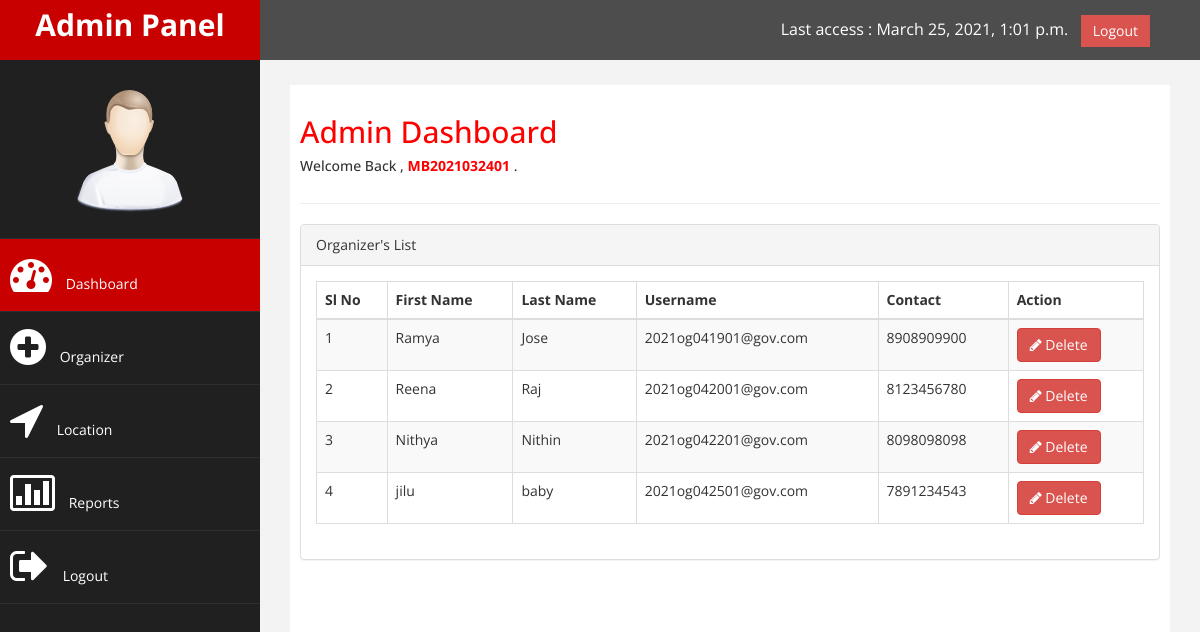
Screenshot of /Admin_Panel/ (signed in) with the database file from the repository.
### Admin/models.py (models this page shows)
class Org_Profile(models.Model):
    Auth_Id = models.TextField(primary_key=True)
    user = models.OneToOneField(User,on_delete=models.CASCADE)
    DOB=models.DateField()
    Gender=models.CharField(max_length=10)
    State=models.CharField(max_length=50,null=True)
    District=models.CharField(max_length=50,null=True)
    Mobile=models.IntegerField()
    image=models.ImageField(default='default.png',upload_to='Organizer/Profile')

### Admin/views.py (the view)
# urls.py: path('',views.AdminHome,name="AdminHome"),
def AdminHome(request):
    if request.method == "POST":
        val = request.POST['keyval']
        basic = Org_Profile.objects.get(Auth_Id=val)
        user = User.objects.get(username=basic.Auth_Id)
        user.delete()
        return redirect('AdminHome')
    else:
        username = request.session['username']
        user = User.objects.get(username=username)
        prof = Org_Profile.objects.all()
        return render(request,'Admin/index.html',{'user':user,'prof':prof})

### Templates/Admin/index.html (shortened to what this page needs)
{% extends "Admin/Base.html" %}
{% load static %}
{% block head %}
				<li class="text-center">
                    <img src="{% static 'Staff/assets/img/find_user.png' %}" class="user-image img-responsive"/>
					</li>
                    <li>
                        <a class="active-menu"  href="{% url 'AdminHome' %}"><i class="fa fa-dashboard fa-3x"></i> Dashboard</a>
                    </li>
                     <li>
                        <a  href="{% url 'Organizer' %}"><i class="fa fa-plus-circle fa-3x"></i> Organizer</a>
                    </li>
                    <li>
                        <a  href="{% url 'Location' %}"><i class="fa fa-location-arrow fa-3x"></i> Location</a>
                    </li>
					<li>
                        <a   href="{% url 'Reports' %}"><i class="fa fa-bar-chart-o fa-3x"></i> Reports</a>
                    </li>
                  <li>
                        <a  href="{% url 'Logout' %}"><i class="fa fa-sign-out fa-3x"></i> Logout</a>
                    </li>
{% endblock  %}
    {% block body %}
        <div id="page-wrapper" >
            <div id="page-inner">
                <div class="row">
                    <div class="col-md-12">
                     <h2>Admin Dashboard</h2>
                        <h5>Welcome Back , <strong> <span style="color: red;">{{user.username}}</span> </strong> . </h5>
                    </div>
                </div>
                  <hr />
                <div class="row" >
                    <div class="col-md-12 col-sm-12 col-xs-12">
                    <div class="panel panel-default">
                        <div class="panel-heading">
                           Organizer's List
                        </div>
                        <div class="panel-body">
                            <div class="table-responsive">
                                <table class="table table-striped table-bordered table-hover">
                                    <thead>
                                        <tr>
                                            <th>Sl No</th>
                                            <th>First Name</th>
                                            <th>Last Name</th>
                                            <th>Username</th>
                                            <th>Contact</th>
                                            <th>Action</th>
                                        </tr>
                                    </thead>
                                    <tbody>
                                        {% for data in prof %}
                                        <tr>
                                            <td>{{forloop.counter}}</td>
                                            <td>{{data.user.first_name}}</td>
                                            <td>{{data.user.last_name}}</td>
                                            <td>{{data.user}}</td>
                                            <td>{{data.Mobile}}</td>
                                            <td>
                                                <form method="POST">
                                                  <button type="submit" onclick="return ConfirmDelete('Are you sure to delete organizer details?');"  class="btn btn-danger" ><i class="fa fa-pencil "></i> Delete</button>
                                                </form>
                                              </td>
                                        </tr>
                                        {% endfor %}
                                    </tbody>
                                </table>
                            </div>
                        </div>
                    </div>
                    </div>
                </div>
    </div>
            </div>
{% endblock  %}

### Templates/Admin/Base.html (shortened to what this page needs)
{% load static %}
<!DOCTYPE html>
<html xmlns="http://www.w3.org/1999/xhtml">
<head>
    <link href="{% static 'Staff/assets/css/bootstrap.css' %}" rel="stylesheet" />
    <link href="{% static 'Staff/assets/css/font-awesome.css' %}" rel="stylesheet" />
    <link href="{% static 'Staff/assets/js/morris/morris-0.4.3.min.css' %}" rel="stylesheet" />
    <link href="{% static 'Staff/assets/css/custom.css' %}" rel="stylesheet" />
</head>
<body>
    <div id="wrapper">
        <nav class="navbar navbar-default navbar-cls-top " role="navigation" style="margin-bottom: 0">
            <div class="navbar-header">
                <a class="navbar-brand" href="{% url 'AdminHome' %}">Admin Panel</a>
            </div>
  <div style="color: white;
padding: 15px 50px 5px 50px;
float: right;
font-size: 16px;"> Last access : {{user.last_login}} &nbsp; <a href="{% url 'Logout' %}" class="btn btn-danger square-btn-adjust">Logout</a> </div>
        </nav>
                <nav class="navbar-default navbar-side" role="navigation">
            <div class="sidebar-collapse">
                <ul class="nav" id="main-menu">
                    {% block head %}
                    {% endblock  %}
                </ul>
            </div>
        </nav>
        {% block body %}{% endblock  %}
        </div>
</body>
</html>

### Static/Staff/assets/css/custom.css (style rules this page uses)
body { font-family: 'Open Sans', sans-serif; }
#wrapper { width: 100%; background:#202020; }
#page-wrapper { padding: 15px 15px; min-height: 600px; background:#F3F3F3; }
#page-inner { width:100%; margin:10px 20px 10px 0px; background-color:#fff!important; padding:10px; min-height:1200px; }
.text-center { text-align:center; }
h2 { color: #f00; }
.square-btn-adjust { border: 0px solid transparent; -webkit-border-radius: 0px; -moz-border-radius: 0px; border-radius: 0px; }
.user-image { margin: 25px auto; -webkit-border-radius: 10px; -moz-border-radius: 10px; border-radius: 10px; max-height:170px; max-width:170px; }
.navbar-cls-top .navbar-brand { color: #fff; background: #C90000; width: 260px; text-align: center; height: 60px; font-size: 30px; font-weight: 700; }
.active-menu { background-color:#C90000!important; }
.sidebar-collapse , .sidebar-collapse .nav { background:none; }
.sidebar-collapse .nav { padding:0; }
.sidebar-collapse .nav > li > a { color:#fff; background:#202020; text-shadow:none; }
.sidebar-collapse > .nav > li > a { padding:15px 10px; }
.sidebar-collapse > .nav > li { border-bottom: 1px solid rgba(107, 108, 109, 0.19); }
.navbar-side { border:none; background-color: #202020; }
.navbar-cls-top { background:#4D4D4D; border-bottom:none; }
.navbar-default { border:0px solid black; }
.navbar-header { background: #A70303; }
.nav > li > a > i { margin-right:10px; }
@media (min-width:768px) { #page-wrapper { margin: 0 0 0 260px; padding: 15px 30px; min-height: 1200px; } }
@media (min-width:768px) { .navbar-side { z-index: 1; position: absolute; width: 260px; } }
@media (min-width:768px) { .navbar { border-radius: 0px; } }

### rows the page displays
Org_Profile: user.first_name "Ramya", user.last_name "Jose", user "2021og041901@gov.com", Mobile "8908909900"
Org_Profile: user.first_name "Reena", user.last_name "Raj", user "2021og042001@gov.com", Mobile "8123456780"
Org_Profile: user.first_name "Nithya", user.last_name "Nithin", user "2021og042201@gov.com", Mobile "8098098098"
Org_Profile: user.first_name "jilu", user.last_name "baby", user "2021og042501@gov.com", Mobile "7891234543"

### other values shown
{{ user.last_login }} "March 25, 2021, 1:01 p.m."
{{ user.username }} "MB2021032401"
